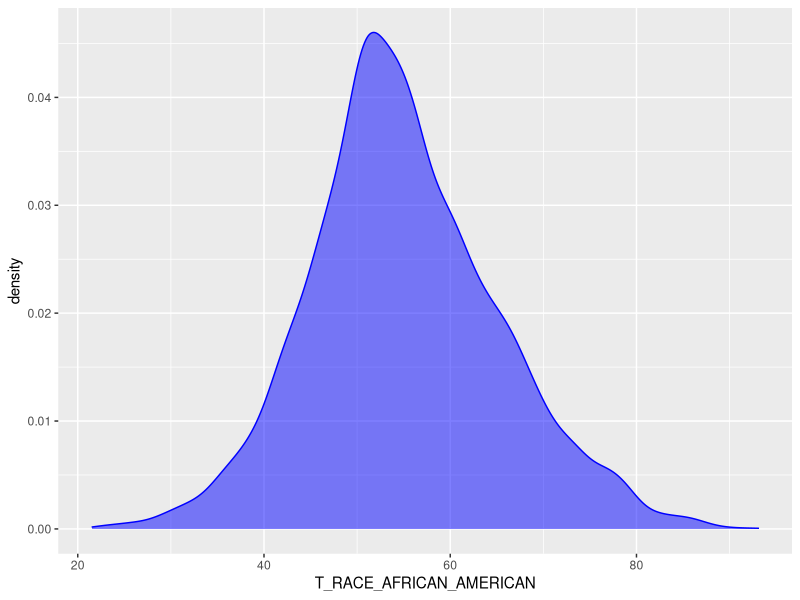
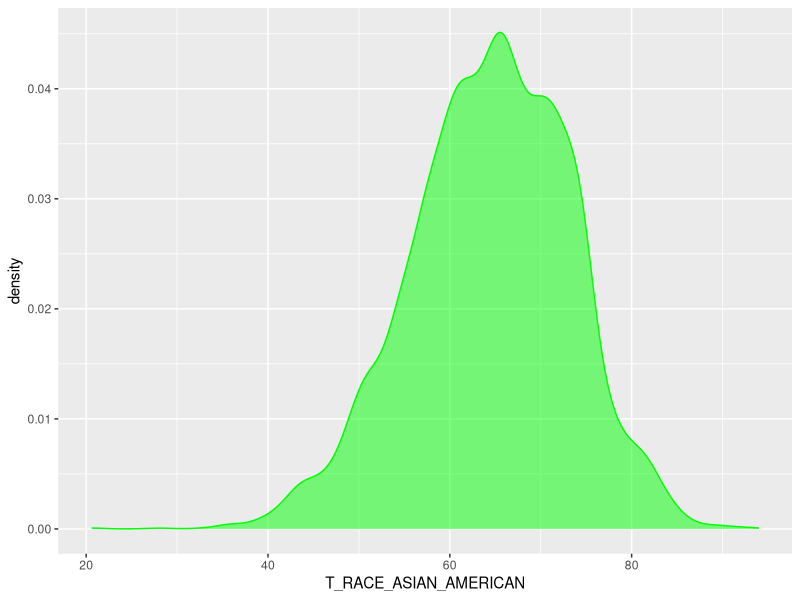
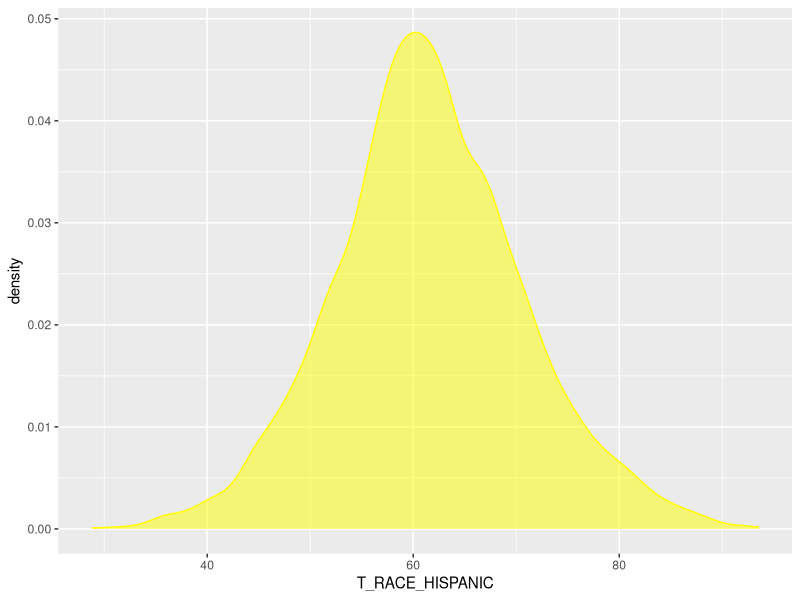
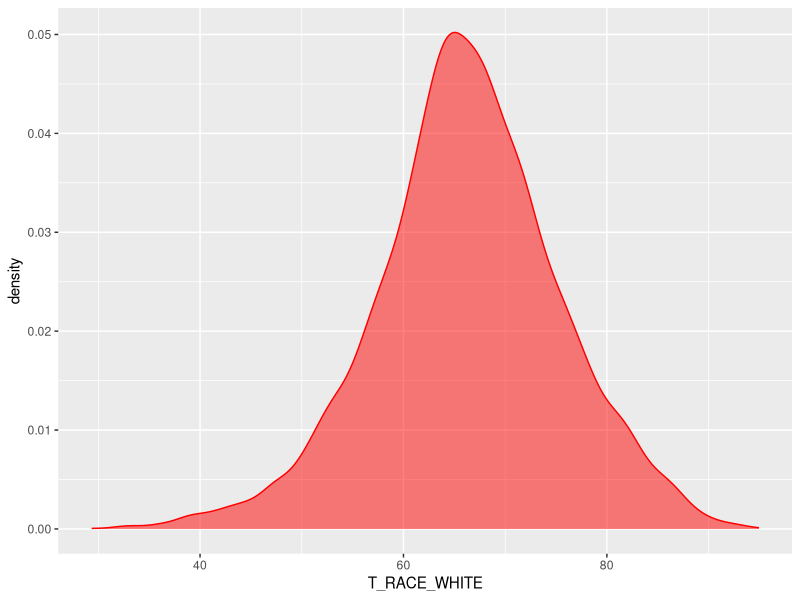
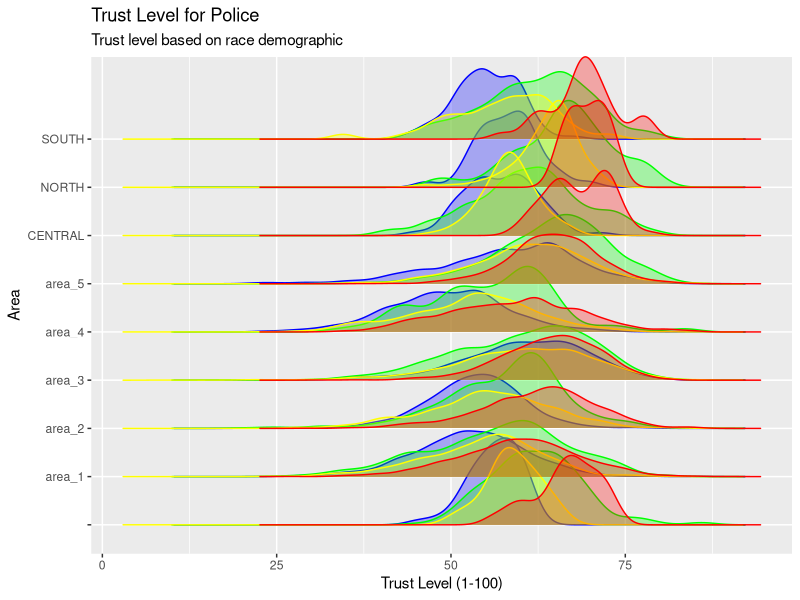
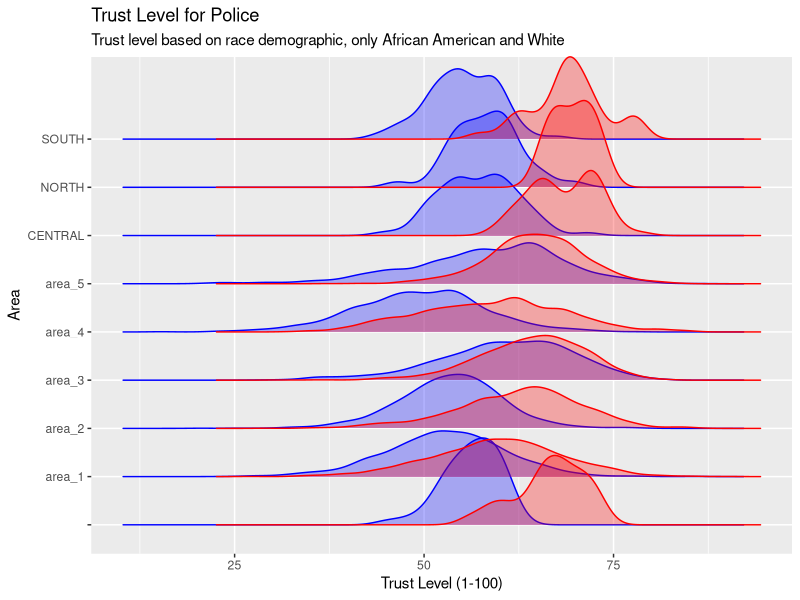
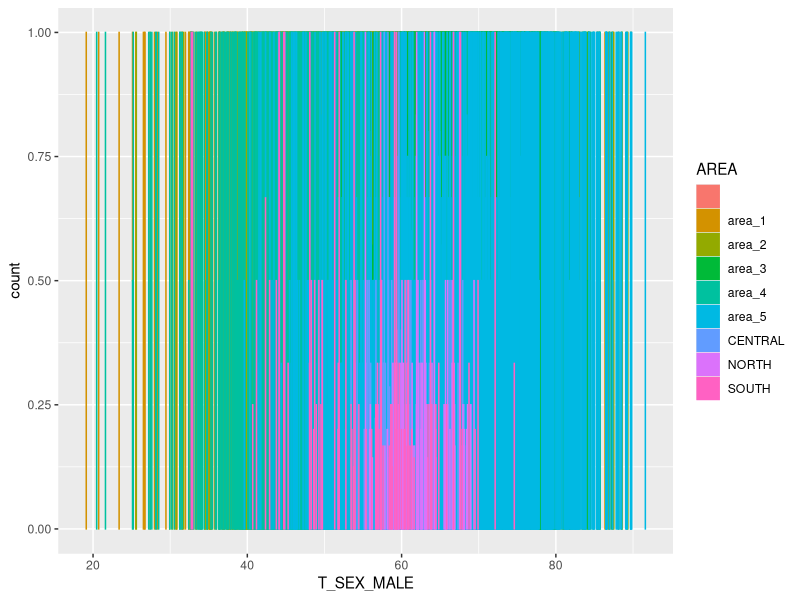
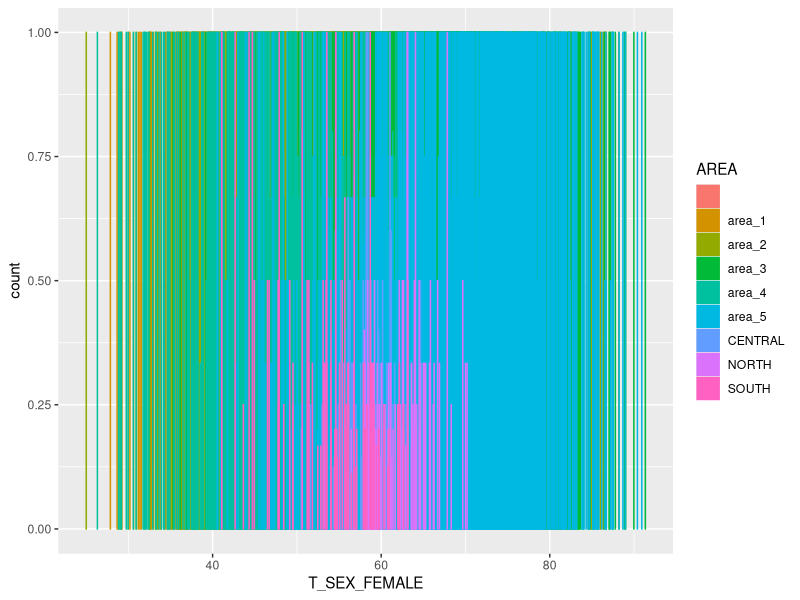

Here is the R script that generated these plots, in order:
## ---- chunk 1
#| fig-height: 3
#| fig-width: 3
install.packages("ggplot2")
library(ggplot2)

PSS <- read.csv("Police_Sentiment_Scores.csv")

ggplot(
  data=PSS, aes(x=T_RACE_AFRICAN_AMERICAN)
  ) + geom_density(
    color="blue", fill="blue", alpha=.5
    )

ggplot(
  data=PSS, aes(x=T_RACE_ASIAN_AMERICAN)
  ) + geom_density(
    color="green", fill="green", alpha=.5
    )

ggplot(
  data=PSS, aes(x=T_RACE_HISPANIC)
  ) + geom_density(
    color="yellow", fill="yellow", alpha=.5
    )

ggplot(
  data=PSS, aes(x=T_RACE_WHITE)
  ) + geom_density(
    color="red", fill="red", alpha=.5
    )
## ---- chunk 2
#| fig-height: 6
install.packages("ggplot2")
library(ggplot2)

PSS <- read.csv("Police_Sentiment_Scores.csv")

# graph of all races' trust values, stacked
ggplot(
  data = PSS,
  mapping = aes(y = AREA)
) + ggridges::geom_density_ridges(
  mapping = aes(x = S_RACE_AFRICAN_AMERICAN),
  color = "blue", fill="blue", alpha = 0.3
) + ggridges::geom_density_ridges(
  mapping = aes(x = S_RACE_ASIAN_AMERICAN),
  color = "green", fill="green", alpha = 0.3
) + ggridges::geom_density_ridges(
  mapping = aes(x = S_RACE_HISPANIC),
  color = "yellow", fill="yellow", alpha = 0.3
) + ggridges::geom_density_ridges(
  mapping = aes(x = S_RACE_WHITE),
  color = "red", fill="red", alpha = 0.3
)+ labs(
    title = "Trust Level for Police",
    subtitle = "Trust level based on race demographic",
    x = "Trust Level (1-100)",
    y = "Area",
    )

ggplot(
  data = PSS,
  mapping = aes(y = AREA)
) + ggridges::geom_density_ridges(
  mapping = aes(x = S_RACE_AFRICAN_AMERICAN),
  color = "blue", fill="blue", alpha = 0.3
) + ggridges::geom_density_ridges(
  mapping = aes(x = S_RACE_WHITE),
  color = "red", fill="red", alpha = 0.3
)+ labs(
    title = "Trust Level for Police",
    subtitle = "Trust level based on race demographic, only African American and White",
    x = "Trust Level (1-100)",
    y = "Area",
    )
## ---- chunk 3
#| fig-height: 6

library(ggridges)

#change label names vv add to density below there
#prettier_labels_PSS <- PSS |>
#  mutate(
#    Student_Athlete_Code_Better = case_when(
#      Student_Athlete_Code == TRUE ~ "Student Athlete", 
#      Student_Athlete_Code == FALSE ~ "Non-Student Athlete"
#    )
#  )

#lets make a general count of what participants we have?


# vv for these down here: change "N/A" to something in AREA and choose a different  color palette
ggplot(data = PSS, aes(x=T_SEX_MALE, color=AREA, fill=AREA)) + geom_bar(position="fill")
ggplot(data = PSS, aes(x=T_SEX_FEMALE, color=AREA, fill=AREA)) + geom_bar(position="fill")

# ehhh this one kinda sucks because they're independant variables
ggplot(data = PSS, aes(x=S_RACE_WHITE, y=AREA, color=AREA, fill=AREA)) + geom_point(size=.5, alpha=.5, position="jitter")


## maybe if I want to make a "map" of where people live, try sorting a count-based graph with each of the race categorizations? Therefore omiting their values and just counting the occurances. Could probably make a new variable using the count() function

#use tidyverse gather()


ggplot(data = PSS, aes(x=S_RACE_WHITE, color=AREA, fill=AREA)) + geom_density(alpha=.75) + facet_wrap(~AREA)
